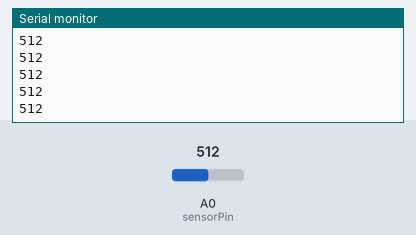
The sketch below on a simulated Arduino Uno, built with avr-gcc and run on an emulated ATmega328P. On the bench: the last lines printed to the serial monitor. The inputs (shaded band) are chosen by the test bench; at power-on: A0 (sensorPin) = 512.

Above: at 1.2 s.
1.3 s: A0 (sensorPin) set to 716
At 2.0 s:
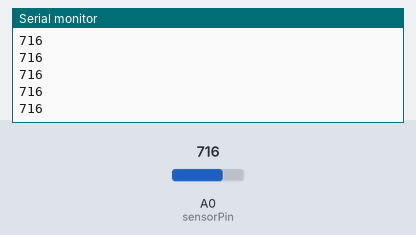
2.8 s: A0 (sensorPin) set to 900
At 3.5 s:
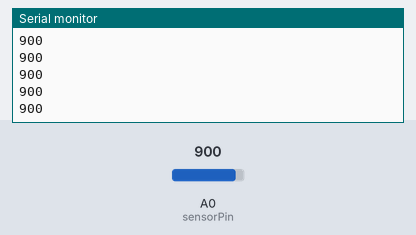
Timing chart, 0 to 5.8 s (numbered marks = the images above; inputs shaded):
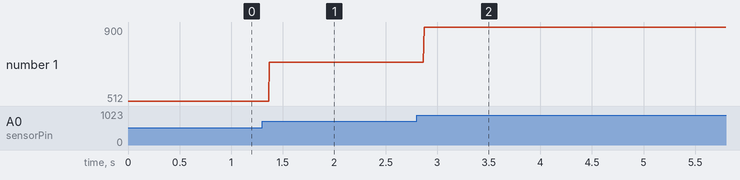

Measured:
- after the input at 1.3 s, the serial monitor: prints a new line after 0.07 s (image 1)
- after the input at 2.8 s, the serial monitor: prints a new line after 0.07 s (image 2)
- plotted number 1: 512 → 716 after the input at 1.3 s, 716 → 900 after the input at 2.8 s

The sketch:

beatblink.ino
```cpp
//www.elegoo.com
//2016.06.13

int  sensorPin  =  A0;     // select the input  pin for  the potentiometer
int  ledPin  =  13;   // select the pin for  the LED
int  sensorValue =  0;  // variable to  store  the value  coming  from  the sensor

void setup()
{
Serial.begin(9600);
}
void loop(){
  sensorValue =  analogRead(sensorPin);
  Serial.println(sensorValue,  DEC);
}
```
